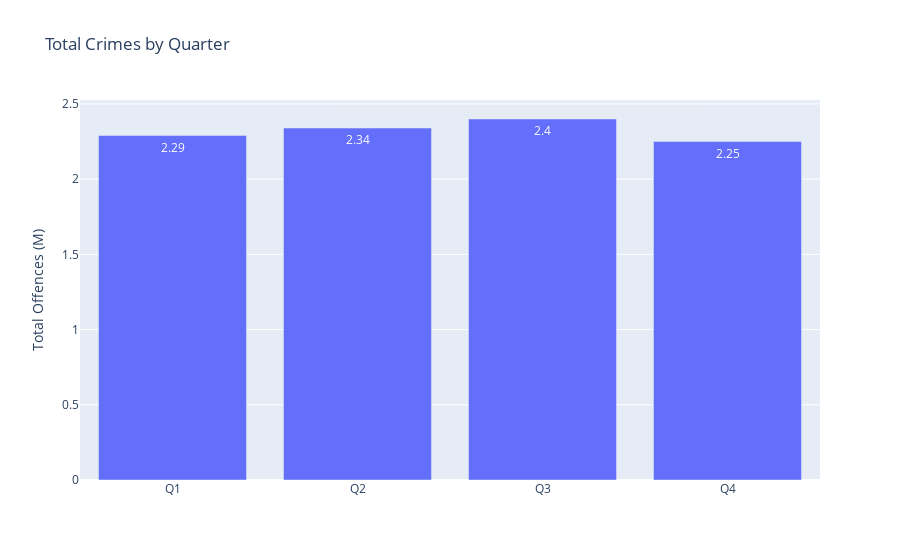

Notebook code cell kept with this figure:
### Code cell
# Visualise crime count by quarter

crimes_by_q_m = round(crimes_by_q/1000000, 2)

fig = px.bar(crimes_by_q_m, title='Total Crimes by Quarter', text_auto=True,
       labels={'value': 'Total Offences (M)'}, 
       hover_data={'value':True, 'variable':False})

fig.update_layout(xaxis_title=None, showlegend=False)

### Figure 1 — Plotly figure (JSON) as saved in the notebook; plotly's stock layout.template omitted (floating-point values rounded to 4 significant figures)
{"data": [{"alignmentgroup": "True", "customdata": [["VALUE"], ["VALUE"], ["VALUE"], ["VALUE"]], "hovertemplate": "Q=%{x}<br>Total Offences (M)=%{y}<extra></extra>", "legendgroup": "VALUE", "marker": {"color": "#636efa", "pattern": {"shape": ""}}, "name": "VALUE", "offsetgroup": "VALUE", "orientation": "v", "showlegend": true, "textposition": "auto", "texttemplate": "%{y}", "type": "bar", "x": ["Q1", "Q2", "Q3", "Q4"], "xaxis": "x", "y": [2.29, 2.34, 2.4, 2.25], "yaxis": "y"}], "layout": {"barmode": "relative", "legend": {"title": {"text": "variable"}, "tracegroupgap": 0}, "showlegend": false, "title": {"text": "Total Crimes by Quarter"}, "xaxis": {"anchor": "y", "domain": [0, 1], "title": {}}, "yaxis": {"anchor": "x", "domain": [0, 1], "title": {"text": "Total Offences (M)"}}}}
